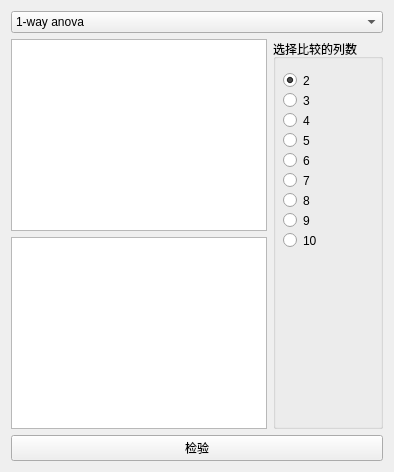
           <widget class="QWidget" name="page_9">
            <layout class="QGridLayout" name="gridLayout_16">
             <item row="0" column="0">
              <widget class="QComboBox" name="comboBox_many_numbers_compare">
               <item>
                <property name="text">
                 <string>1-way anova</string>
                </property>
               </item>
               <item>
                <property name="text">
                 <string>Kruskal-Wallis H方法</string>
                </property>
               </item>
              </widget>
             </item>
             <item row="1" column="0">
              <layout class="QGridLayout" name="gridLayout_15">
               <item row="0" column="1">
                <widget class="QListWidget" name="listWidget_many_numbers_compare"/>
               </item>
               <item row="0" column="2" rowspan="2">
                <widget class="QGroupBox" name="groupBox_8">
                 <property name="sizePolicy">
                  <sizepolicy hsizetype="Preferred" vsizetype="Expanding">
                   <horstretch>0</horstretch>
                   <verstretch>0</verstretch>
                  </sizepolicy>
                 </property>
                 <property name="maximumSize">
                  <size>
                   <width>110</width>
                   <height>16777215</height>
                  </size>
                 </property>
                 <property name="title">
                  <string>选择比较的列数</string>
                 </property>
                 <widget class="QRadioButton" name="radioButton_many_numbers_compare_2">
                  <property name="geometry">
                   <rect>
                    <x>10</x>
                    <y>30</y>
                    <width>41</width>
                    <height>23</height>
                   </rect>
                  </property>
                  <property name="text">
                   <string>2</string>
                  </property>
                  <property name="checked">
                   <bool>true</bool>
                  </property>
                 </widget>
                 <widget class="QRadioButton" name="radioButton_many_numbers_compare_3">
                  <property name="geometry">
                   <rect>
                    <x>10</x>
                    <y>50</y>
                    <width>31</width>
                    <height>23</height>
                   </rect>
                  </property>
                  <property name="text">
                   <string>3</string>
                  </property>
                 </widget>
                 <widget class="QRadioButton" name="radioButton_many_numbers_compare_4">
                  <property name="geometry">
                   <rect>
                    <x>10</x>
                    <y>70</y>
                    <width>31</width>
                    <height>23</height>
                   </rect>
                  </property>
                  <property name="text">
                   <string>4</string>
                  </property>
                 </widget>
                 <widget class="QRadioButton" name="radioButton_many_numbers_compare_5">
                  <property name="geometry">
                   <rect>
                    <x>10</x>
                    <y>90</y>
                    <width>31</width>
                    <height>23</height>
                   </rect>
                  </property>
                  <property name="text">
                   <string>5</string>
                  </property>
                 </widget>
                 <widget class="QRadioButton" name="radioButton_many_numbers_compare_6">
                  <property name="geometry">
                   <rect>
                    <x>10</x>
                    <y>110</y>
                    <width>31</width>
                    <height>23</height>
                   </rect>
                  </property>
                  <property name="text">
                   <string>6</string>
                  </property>
                 </widget>
                 <widget class="QRadioButton" name="radioButton_many_numbers_compare_7">
                  <property name="geometry">
                   <rect>
                    <x>10</x>
                    <y>130</y>
                    <width>31</width>
                    <height>23</height>
                   </rect>
                  </property>
                  <property name="text">
                   <string>7</string>
                  </property>
                 </widget>
                 <widget class="QRadioButton" name="radioButton_many_numbers_compare_8">
                  <property name="geometry">
                   <rect>
                    <x>10</x>
                    <y>150</y>
                    <width>31</width>
                    <height>23</height>
                   </rect>
                  </property>
                  <property name="text">
                   <string>8</string>
                  </property>
                 </widget>
                 <widget class="QRadioButton" name="radioButton_many_numbers_compare_9">
                  <property name="geometry">
                   <rect>
                    <x>10</x>
                    <y>170</y>
                    <width>31</width>
                    <height>23</height>
                   </rect>
                  </property>
                  <property name="text">
                   <string>9</string>
                  </property>
                 </widget>
                 <widget class="QRadioButton" name="radioButton_many_numbers_compare_10">
                  <property name="geometry">
                   <rect>
                    <x>10</x>
                    <y>190</y>
                    <width>41</width>
                    <height>23</height>
                   </rect>
                  </property>
                  <property name="text">
                   <string>10</string>
                  </property>
                 </widget>
                </widget>
               </item>
               <item row="1" column="1">
                <widget class="QListWidget" name="listWidget_many_numbers_compare_2"/>
               </item>
               <item row="2" column="1" colspan="2">
                <widget class="QPushButton" name="many_numbers_compare_Btn">
                 <property name="text">
                  <string>检验</string>
                 </property>
                </widget>
               </item>
              </layout>
             </item>
            </layout>
           </widget>
